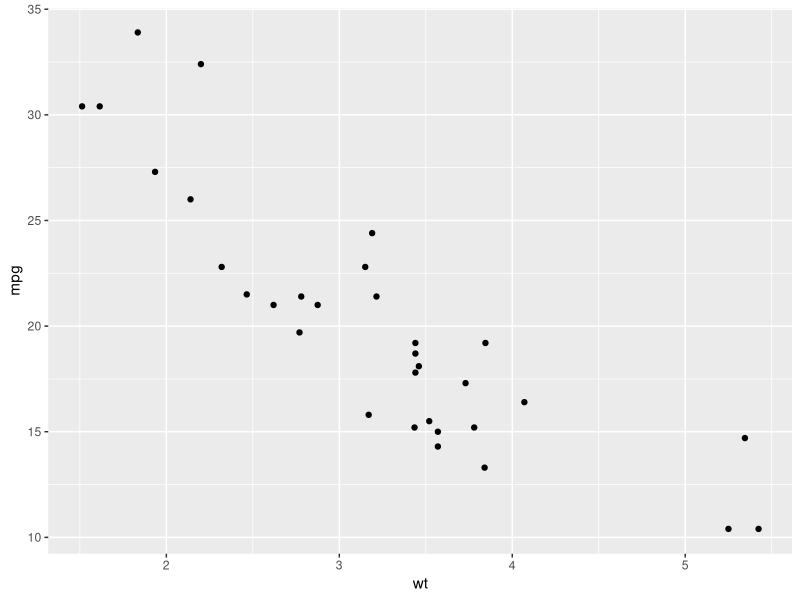
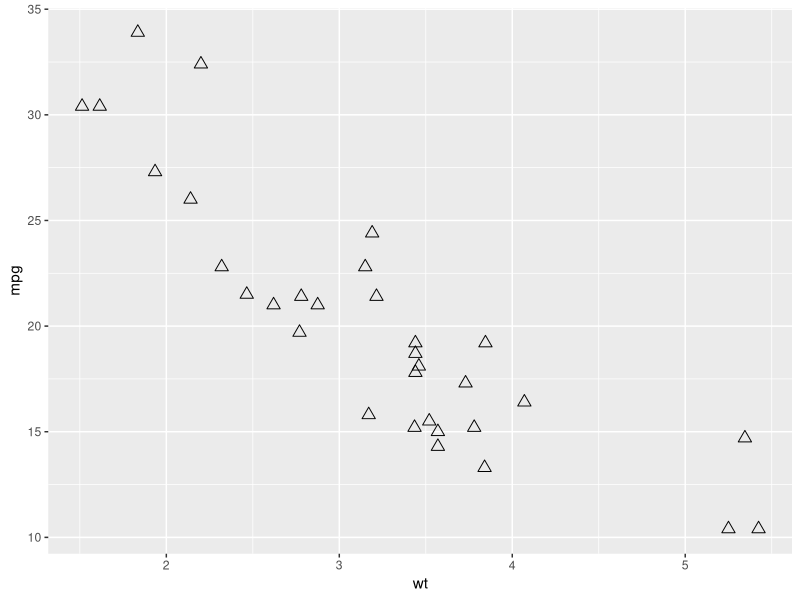
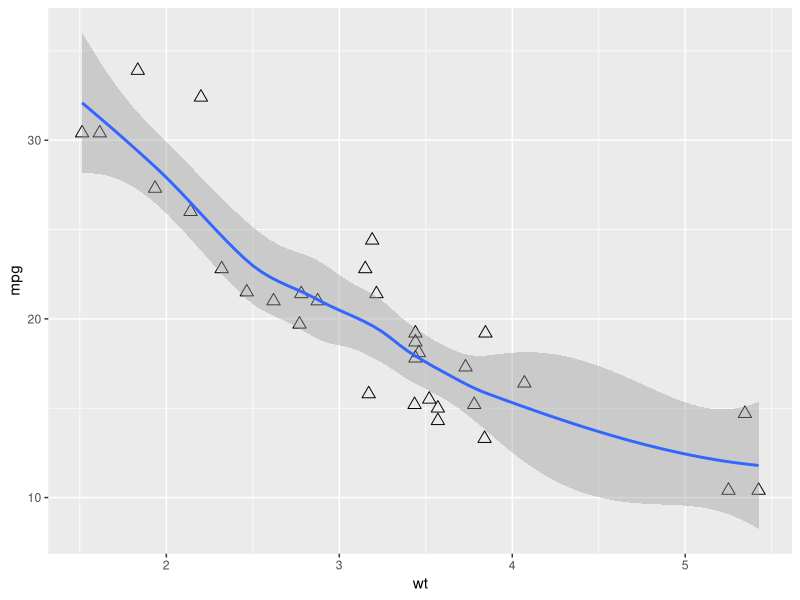

R code for these plots, in order:
#install.packages("ggplot2")
library(ggplot2)

dataset = mtcars

# Generating a basic scatter plot
ggplot(dataset, aes(x = wt, y = mpg)) +
  geom_point()

# changing the point size and shape
ggplot(dataset, aes(x = wt, y = mpg)) +
  geom_point(size = 3, shape = 2)

# Adding the regression line
ggplot(dataset, aes(x = wt, y = mpg)) +
  geom_point(size = 3, shape = 2) +
  geom_smooth()